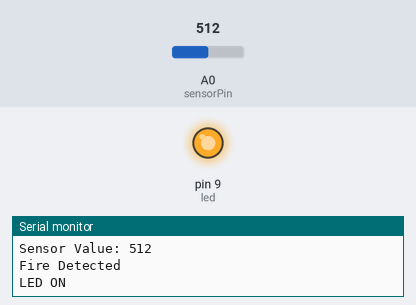
Bench run of a sketch on a simulated Arduino Uno, built with avr-gcc and run on an emulated ATmega328P. Parts: output pins drawn as LEDs (lit = HIGH), the last lines printed to the serial monitor. Dashed ring = blinking. The test bench sets the inputs (shaded band); at power-on: A0 (sensorPin) = 512.

Above: at 2.3 s.
2.4 s: A0 (sensorPin) set to 890
5.9 s: A0 (sensorPin) set to 916
At 7.2 s:
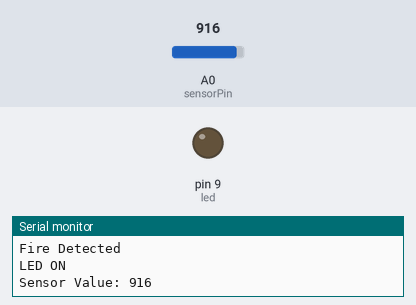
8.0 s: A0 (sensorPin) set to 716
At 8.9 s:
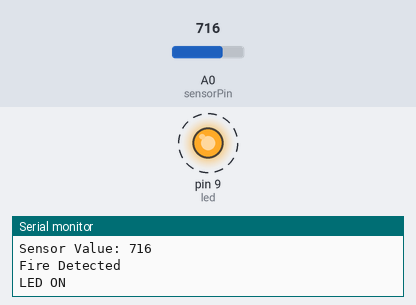
13.1 s: A0 (sensorPin) set to 900
At 13.1 s:
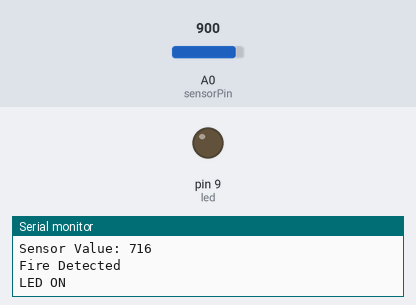
Timing chart, 0 to 16.1 s (numbered marks = the images above; inputs shaded):
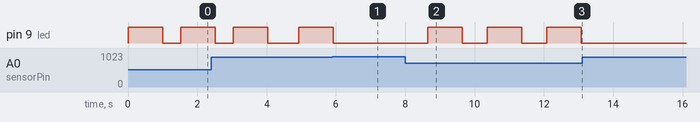

Measured:
- the behaviour switches between 899 and 900 on A0 (sensorPin) (found by bisection; images 0 and 1)
- after the input at 5.9 s, pin 9 (led): goes on until 5.9 s, then stays LOW
- after the input at 8.0 s, pin 9 (led): alternates HIGH for 1.0 s and LOW for 0.72 s, starting after 0.65 s
- after the input at 13.1 s, pin 9 (led): stays LOW (without the input it goes to HIGH after 0.70 s)

The sketch:

fire_detection.ino
```cpp
/*
  Project: Fire Detection Alarm
  Controller: Arduino UNO
  Sensor: Analog Flame Sensor
  Output: LED
*/

#include <SoftwareSerial.h>

int sensorPin = A0;       // Flame sensor analog output
int sensorValue = 0;      // Stores sensor reading
int led = 9;              // LED output pin

void setup() {
  pinMode(led, OUTPUT);

  Serial.begin(9600);

  Serial.println("Fire Detection System Started");
}

void loop() {

  // Read flame sensor value
  sensorValue = analogRead(sensorPin);

  // Display sensor reading
  Serial.print("Sensor Value: ");
  Serial.println(sensorValue);

  // Check whether fire is detected
  if (sensorValue < 900) {

    Serial.println("Fire Detected");
    Serial.println("LED ON");

    digitalWrite(led, HIGH);
    delay(1000);
  }

  // Turn LED off
  digitalWrite(led, LOW);

  delay(sensorValue);
}
```
